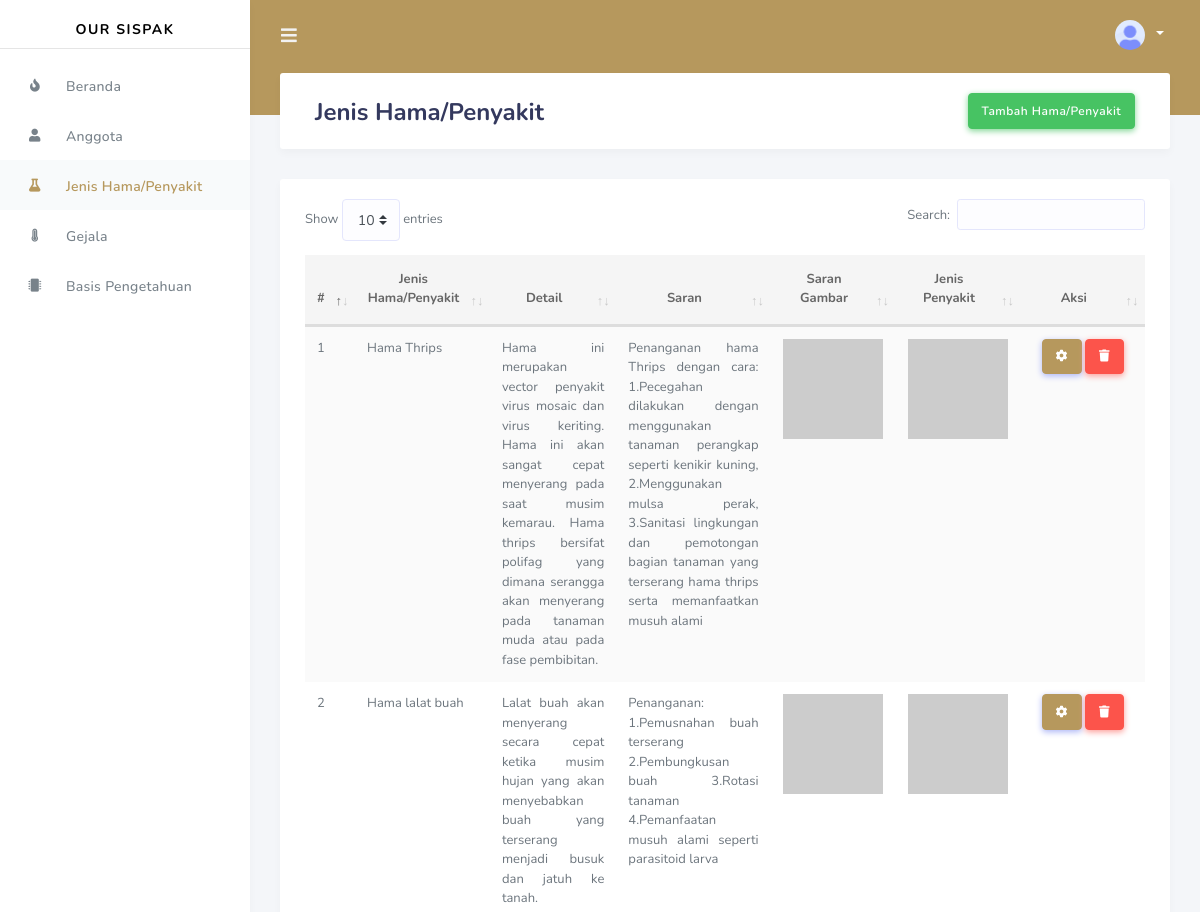
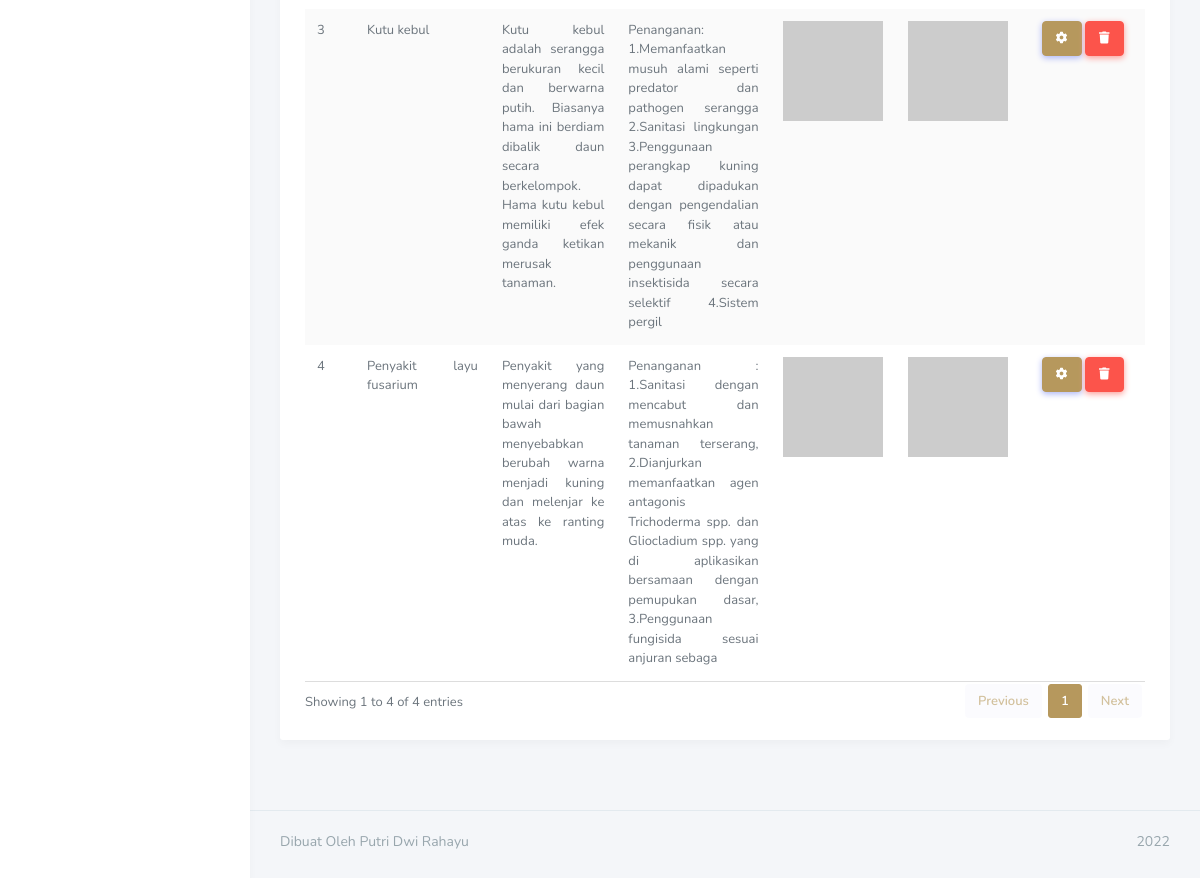
Screenshot of /admin/jenis_penyakit/show.php with the database file from the repository (2 pictures, top to bottom).
### tables this page shows
CREATE TABLE `jenis_penyakit` (
  `id_penyakit` int(10) NOT NULL,
  `nama_penyakit` varchar(25) NOT NULL,
  `detail` varchar(255) NOT NULL,
  `saran` varchar(255) NOT NULL,
  `gambar_penyakit` text NOT NULL,
  `gambar_saran` text NOT NULL
);

### admin/jenis_penyakit/show.php (the view, shortened to what this page needs)
<?php $page = 'stadium';
include('../../config.php') ?>
<!DOCTYPE html>
<html lang="en">
<head>
  <?php include('../master_file/head.php') ?>
</head>
<body>
  <div id="app">
    <div class="main-wrapper">
      <div class="navbar-bg"></div>
      <?php include('../master_file/navbar.php') ?>
      <div class="main-sidebar">
        <?php include('../master_file/aside.php') ?>
      </div>
      <div class="main-content">
        <section class="section">
          <div class="section-header">
            <div class="col-md-10">
              <h1>Jenis Hama/Penyakit</h1>
            </div>
            <div class="col-md-2">
              <a href="tambah.php" class="btn btn-success" style="float: right;">
                Tambah Hama/Penyakit
              </a>
            </div>
          </div>
          <div class="section-body">
            <div class="row">
              <div class="col-12">
                <div class="card">
                  <div class="card-body">
                    <div class="table-responsive">
                      <table class="table table-striped" id="table_Stadium" width="100%">
                        <thead>
                          <tr class="text-center">
                            <th>
                              #
                            </th>
                            <th>Jenis Hama/Penyakit</th>
                            <th>Detail</th>
                            <th>Saran</th>
                            <th>Saran Gambar</th>
                            <th>Jenis Penyakit</th>
                            <th width='15%'>Aksi</th>
                          </tr>
                        </thead>
                        <tbody>
                          <?php
                          $query = "SELECT * FROM jenis_penyakit";
                          $sql = mysqli_query($koneksi, $query);
                          $no = 1;
                          while ($row = mysqli_fetch_array($sql)) {
                          ?>
                            <tr style="text-align: justify;">
                              <td><?php echo $no++ ?></td>
                              <td><?php echo $row['nama_penyakit']; ?></td>
                              <td><?php echo $row['detail']; ?></td>
                              <td><?php echo $row['saran']; ?></td>
                              <td>
                              <?php
                                if ($row['gambar_saran'] == "") { ?>
                                  <img src="https://via.placeholder.com/500x500.png?text=No-Image" style="width:100px;height:100px;">
                                <?php } else { ?>
                                  <img src="../master_file/foto/<?php echo $row['gambar_saran']; ?>" style="width:100px;height:100px;">
                                <?php } ?>
                              </td>
                              <td>
                                <?php
                                  if ($row['gambar_penyakit'] == "") { ?>
                                    <img src="https://via.placeholder.com/500x500.png?text=No-Image" style="width:100px;height:100px;">
                                  <?php } else { ?>
                                    <img src="../master_file/foto/<?php echo $row['gambar_penyakit']; ?>" style="width:100px;height:100px;">
                                  <?php } ?>
                              </td>
                              <td style="text-align: center;">
                                <a href="ubah.php?id=<?php echo $row['id_penyakit'] ?> " class="btn btn-primary btn-flat btn-xs"><i class="fa fa-cog"></i></a>
                                <a href="#" class="btn btn-danger btn-flat btn-xs" data-toggle="modal" data-target="#hapusStadium<?php echo $no; ?>"><i class="fa fa-trash"></i></a>
                              </td>
                            </tr>
                          <?php
                          }
                          ?>
                        </tbody>
                      </table>
                    </div>
                  </div>
                </div>
              </div>
            </div>
          </div>
        </section>
      </div>
      <?php include('../master_file/footer.php') ?>
    </div>
  </div>
</body>
</html>

### admin/master_file/head.php (shortened to what this page needs)
<link rel="stylesheet" href="/sispak/assets/css/bootstrap.min.css">
<link rel="stylesheet" href="https://use.fontawesome.com/releases/v5.7.2/css/all.css">
<link rel="stylesheet" href="/sispak/assets/admin/css/style.css">
<link rel="stylesheet" href="/sispak/assets/admin/css/components.css">
<link rel="stylesheet" href="/sispak/assets/admin/css/dataTables.bootstrap4.min.css">

### admin/master_file/navbar.php (shortened to what this page needs)
<nav class="navbar navbar-expand-lg main-navbar">
    <form class="form-inline mr-auto">
        <ul class="navbar-nav mr-3">
            <li><a href="#" data-toggle="sidebar" class="nav-link nav-link-lg"><i class="fas fa-bars"></i></a></li>
        </ul>
    </form>
    <ul class="navbar-nav navbar-right">
        <li class="dropdown"><a href="#" data-toggle="dropdown" class="nav-link dropdown-toggle nav-link-lg nav-link-user">
                <img alt="image" src="/sispak/assets/admin/img/avatar-1.png" class="rounded-circle mr-1">
        </li>
    </ul>
</nav>

### admin/master_file/aside.php (shortened to what this page needs)
<?php
$uri_path = parse_url($_SERVER['REQUEST_URI'], PHP_URL_PATH);
$uri_segments = explode('/', $uri_path);
?>
<aside id="sidebar-wrapper">
    <div class="sidebar-brand">
        <a <?php if ($uri_segments[3] == '/sispak/index.php') {
                echo "href='/sispak/index.php'";
            } else {
                echo "href='../index.php'";
            } ?>>OUR SISPAK</a>
        <hr style="margin-top: -5%;">
    </div>
    <ul class="sidebar-menu">
        <li class="<?php if ($page == 'beranda') {
                        echo 'active';
                    } ?>">
            <a href="/sispak/admin/index.php" class="nav-link"><i class="fas fa-fire"></i><span>Beranda</span></a>
        </li>
        <li class="<?php if ($page == 'anggota') {
                        echo 'active';
                    } ?>">
            <a href="/sispak/admin/anggota/show.php" class="nav-link"><i class="fas fa-user"></i><span>Anggota</span></a>
        </li>
        <li class="<?php if ($page == 'stadium') {
                        echo 'active';
                    } ?>">
            <a href="/sispak/admin/jenis_penyakit/show.php" class="nav-link"><i class="fas fa-flask"></i><span>Jenis Hama/Penyakit</span></a>
        </li>
        <li class="<?php if ($page == 'gejala') {
                        echo 'active';
                    } ?>">
            <a href="/sispak/admin/gejala/show.php" class="nav-link"><i class="fas fa-thermometer-full"></i><span>Gejala</span></a>
        </li>
        <li class="<?php if ($page == 'basis_pengetahuan') {
                        echo 'active';
                    } ?>">
            <a href="/sispak/admin/basis_pengetahuan/show.php" class="nav-link"><i class="fas fa-microchip"></i><span>Basis Pengetahuan</span></a>
        </li>
    </ul>
    <div class="mt-4 mb-4 p-3 hide-sidebar-mini">
    </div>
</aside>

### admin/master_file/footer.php
<footer class="main-footer">
    <div class="footer-left">
        Dibuat Oleh Putri Dwi Rahayu
    </div>
    <div class="footer-right">
        2022
    </div>
</footer>

### rows the page displays
jenis_penyakit: nama_penyakit "Hama Thrips", detail "Hama ini merupakan vector penyakit virus mosaic dan virus keriting. Hama ini akan sangat cepat menyerang pada saat musim kemarau. Hama thrips bersifat polifag yang dimana serangga akan menyerang pada tanaman muda atau pada fase pembibitan.", saran "Penanganan hama Thrips dengan cara: 1.Pecegahan dilakukan dengan menggunakan tanaman perangkap seperti kenikir kuning, 2.Menggunakan mulsa perak, 3.Sanitasi lingkungan dan pemotongan bagian tanaman yang terserang hama thrips serta memanfaatkan musuh alami"
jenis_penyakit: nama_penyakit "Hama lalat buah", detail "Lalat buah akan menyerang secara cepat ketika musim hujan yang akan menyebabkan buah yang terserang menjadi busuk dan jatuh ke tanah.", saran "Penanganan: 1.Pemusnahan buah terserang 2.Pembungkusan buah 3.Rotasi tanaman 4.Pemanfaatan musuh alami seperti parasitoid larva"
jenis_penyakit: nama_penyakit "Kutu kebul", detail "Kutu kebul adalah serangga berukuran kecil dan berwarna putih. Biasanya hama ini berdiam dibalik daun secara berkelompok. Hama kutu kebul memiliki efek ganda ketikan merusak tanaman.", saran "Penanganan: 1.Memanfaatkan musuh alami seperti predator dan pathogen serangga 2.Sanitasi lingkungan 3.Penggunaan perangkap kuning dapat dipadukan dengan pengendalian secara fisik atau mekanik dan penggunaan insektisida secara selektif 4.Sistem pergil"
jenis_penyakit: nama_penyakit "Penyakit layu fusarium", detail "Penyakit yang menyerang daun mulai dari bagian bawah menyebabkan berubah warna menjadi kuning dan melenjar ke atas ke ranting muda.", saran "Penanganan : 1.Sanitasi dengan mencabut dan memusnahkan tanaman terserang, 2.Dianjurkan memanfaatkan agen antagonis Trichoderma spp. dan Gliocladium spp. yang di aplikasikan bersamaan dengan pemupukan dasar, 3.Penggunaan fungisida sesuai anjuran sebaga"
